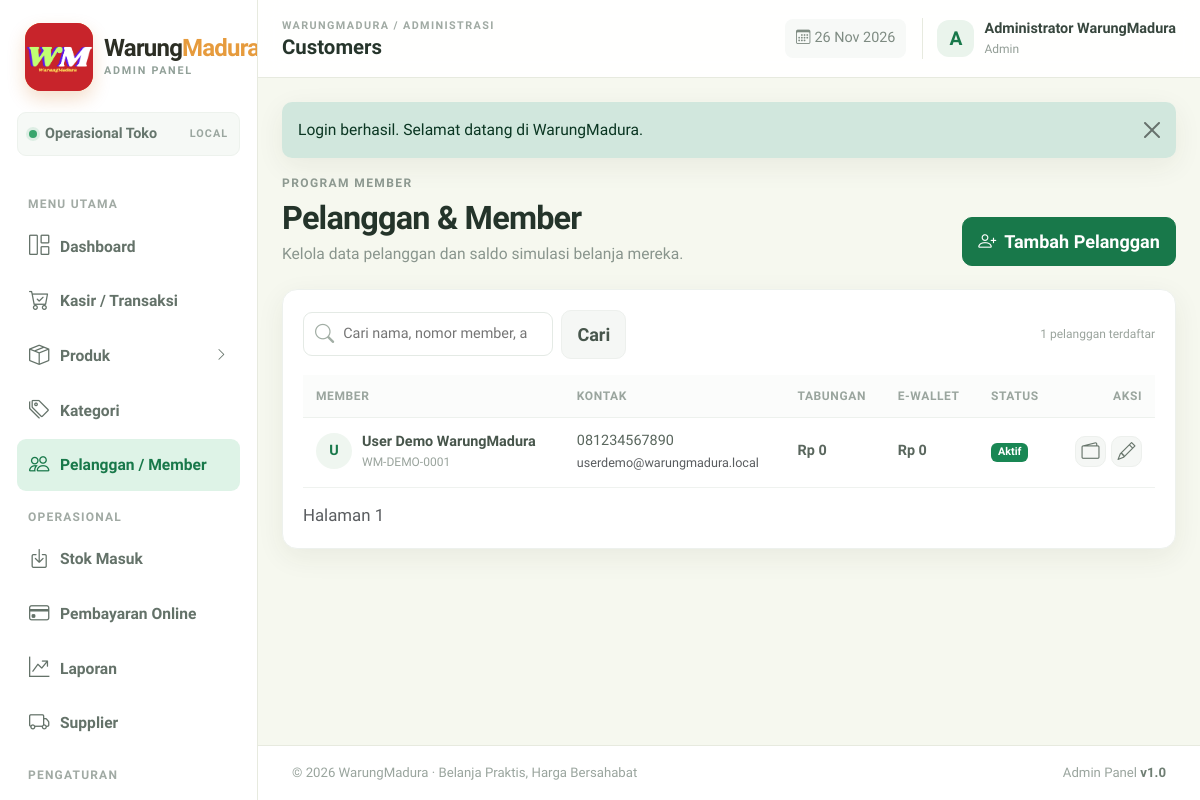
Before: /index.php?page=customers (signed in) with the older database file.
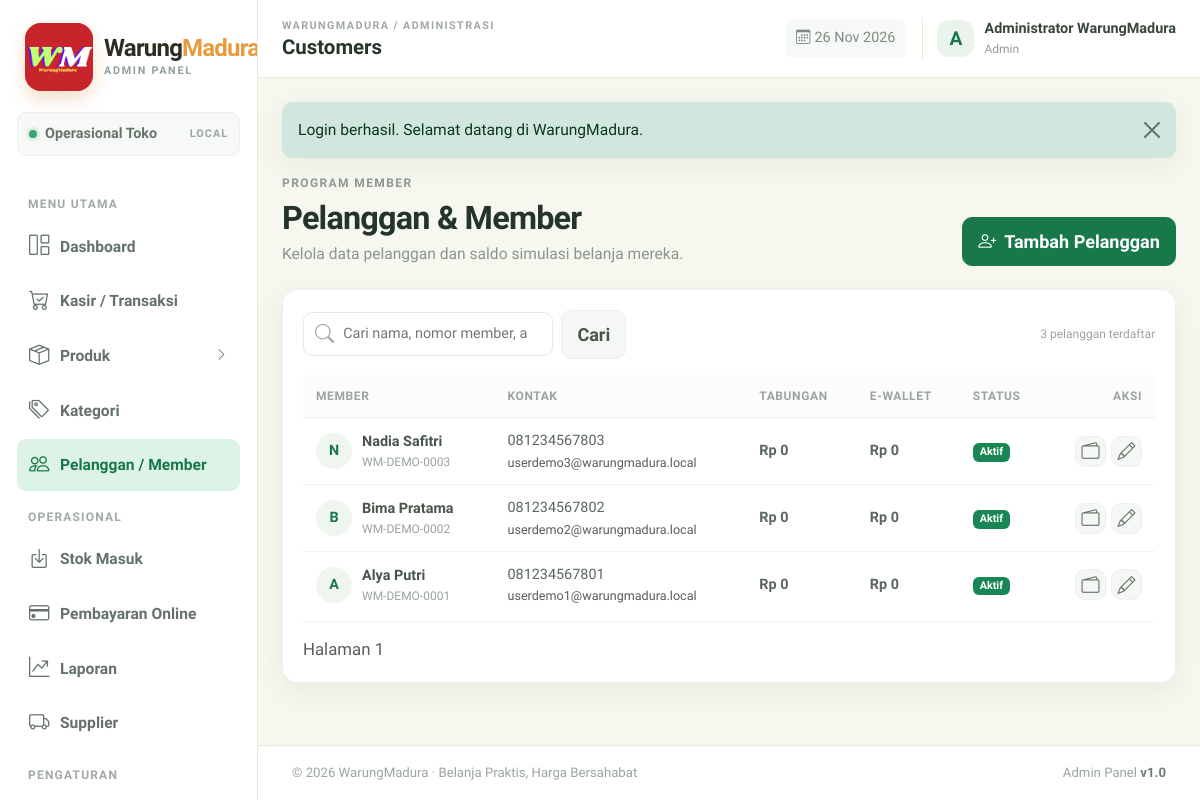
After: the same page with the newer database file.
### tables this page shows
CREATE TABLE IF NOT EXISTS tbl_pelanggan (
  id_pelanggan INT UNSIGNED AUTO_INCREMENT PRIMARY KEY,
  id_pengguna INT UNSIGNED NULL UNIQUE,
  no_member VARCHAR(30) NOT NULL UNIQUE,
  rfid_uid VARCHAR(80) NULL UNIQUE,
  nama_pelanggan VARCHAR(120) NOT NULL,
  no_hp VARCHAR(25) NULL,
  email VARCHAR(120) NULL,
  alamat TEXT NULL,
  kota VARCHAR(80) NULL,
  status_member ENUM('aktif','nonaktif') NOT NULL DEFAULT 'aktif',
  created_at DATETIME NOT NULL DEFAULT CURRENT_TIMESTAMP,
  CONSTRAINT fk_pelanggan_pengguna FOREIGN KEY (id_pengguna)
    REFERENCES tbl_pengguna(id_pengguna) ON UPDATE CASCADE ON DELETE SET NULL,
  INDEX idx_pelanggan_nama (nama_pelanggan),
  INDEX idx_pelanggan_hp (no_hp)
);

### app/Auth.php (called while the page is built, shortened)
<?php
final class Auth
{
    public static function user(): ?array
    {
        return $_SESSION['user'] ?? null;
    }
    public static function isAdmin(): bool
    {
        return (self::user()['role'] ?? '') === 'admin';
    }
}

### pages/customers.php (the view, shortened to what the changed rows need)
<?php
$q=trim((string)($_GET['q']??''));$pageNo=max(1,(int)($_GET['p']??1));$perPage=10;$where=$q!==''?'WHERE (p.nama_pelanggan LIKE ? OR p.no_member LIKE ? OR p.no_hp LIKE ? OR p.rfid_uid LIKE ?)':'';$args=$q!==''?["%$q%","%$q%","%$q%","%$q%"]:[];
$count=$db->prepare("SELECT COUNT(*) FROM tbl_pelanggan p {$where}");$count->execute($args);$total=(int)$count->fetchColumn();$offset=($pageNo-1)*$perPage;
$stmt=$db->prepare("SELECT p.*,COALESCE((SELECT saldo FROM tbl_saldo_pelanggan s WHERE s.id_pelanggan=p.id_pelanggan AND s.jenis_saldo='tabungan'),0) tabungan,COALESCE((SELECT saldo FROM tbl_saldo_pelanggan s WHERE s.id_pelanggan=p.id_pelanggan AND s.jenis_saldo='ewallet'),0) ewallet FROM tbl_pelanggan p {$where} ORDER BY p.id_pelanggan DESC LIMIT {$perPage} OFFSET {$offset}");$stmt->execute($args);$rows=$stmt->fetchAll();
?>
<div class="page-heading"><div><span class="section-kicker">PROGRAM MEMBER</span><h1>Pelanggan & Member</h1><p>Kelola data pelanggan dan saldo simulasi belanja mereka.</p></div><button class="btn btn-primary" data-bs-toggle="modal" data-bs-target="#customerModal"><i class="bi bi-person-plus me-2"></i>Tambah Pelanggan</button></div>
<div class="panel-card"><div class="filter-toolbar"><form method="get" class="filter-form"><input type="hidden" name="page" value="customers"><div class="search-box"><i class="bi bi-search"></i><input type="search" name="q" value="<?=e($q)?>" placeholder="Cari nama, nomor member, atau HP..."></div><button class="btn btn-dark-soft">Cari</button></form><span class="result-count"><?=$total?> pelanggan terdaftar</span></div><div class="table-responsive"><table class="table app-table align-middle"><thead><tr><th>Member</th><th>Kontak</th><th>Tabungan</th><th>E-Wallet</th><th>Status</th><th class="text-end">Aksi</th></tr></thead><tbody><?php if(!$rows):?><tr><td colspan="6" class="empty-state">Belum ada pelanggan ditemukan.</td></tr><?php endif;?><?php foreach($rows as $r):?><tr><td><div class="member-cell"><div class="member-avatar"><?=e(strtoupper(substr($r['nama_pelanggan'],0,1)))?></div><div><b><?=e($r['nama_pelanggan'])?></b><small><?=e($r['no_member'])?></small></div></div></td><td><?=e($r['no_hp']?:'-')?><small class="d-block text-muted"><?=e($r['email']?:'')?></small></td><td class="fw-semibold"><?=money($r['tabungan'])?></td><td class="fw-semibold"><?=money($r['ewallet'])?></td><td><?=status_badge($r['status_member'])?></td><td class="text-end"><div class="table-actions"><?php if(Auth::isAdmin()):?><button class="btn btn-sm btn-light" title="Top-up saldo simulasi" data-bs-toggle="modal" data-bs-target="#topup<?=$r['id_pelanggan']?>"><i class="bi bi-wallet2"></i></button><button class="btn btn-sm btn-light" data-bs-toggle="modal" data-bs-target="#editCustomer<?=$r['id_pelanggan']?>"><i class="bi bi-pencil"></i></button><?php endif;?></div></td></tr><?php endforeach;?></tbody></table></div><div class="panel-footer"><span class="text-muted small">Halaman <?=$pageNo?></span><?php pagination($total,$pageNo,$perPage,'customers',['q'=>$q]);?></div></div>

### partials/header.php (shortened to what the changed rows need)
<?php
$current = $page;
$menus = [
    ['title'=>'MENU UTAMA','items'=>[
        ['dashboard','Dashboard','bi-grid-1x2'],
        ['transactions','Kasir / Transaksi','bi-cart-check'],
        ['products','Produk','bi-box-seam'],
        ['categories','Kategori','bi-tags'],
        ['customers','Pelanggan / Member','bi-people'],
    ]],
    ['title'=>'OPERASIONAL','items'=>[
        ['stock','Stok Masuk','bi-box-arrow-in-down'],
        ['payments','Pembayaran Online','bi-credit-card'],
        ['reports','Laporan','bi-graph-up-arrow'],
        ['suppliers','Supplier','bi-truck'],
    ]],
    ['title'=>'PENGATURAN','items'=>[
        ['users','Pengguna & Hak Akses','bi-person-gear'],
    ]],
];
?>
<!doctype html>
<html lang="id">
<head>
    <link href="https://cdn.jsdelivr.net/npm/bootstrap@5.3.8/dist/css/bootstrap.min.css" rel="stylesheet">
    <link rel="stylesheet" href="https://cdn.jsdelivr.net/npm/bootstrap-icons@1.13.1/font/bootstrap-icons.min.css">
    <link rel="stylesheet" href="<?= e(BASE_URL) ?>/assets/css/app.css?v=13">
</head>
<body>
<div class="app-shell">
    <aside class="sidebar" id="sidebar">
        <a class="brand-lockup" href="<?= e(url('dashboard')) ?>">
            <span class="brand-mark"><img src="<?= e(BASE_URL) ?>/assets/images/copy.png" alt="Logo WarungMadura"></span>
            <span><strong>Warung<span>Madura</span></strong><small>ADMIN PANEL</small></span>
        </a>
        <div class="sidebar-store"><span class="store-dot"></span><span>Operasional Toko</span><span class="ms-auto small">LOCAL</span></div>
        <?php foreach ($menus as $group): ?>
            <div class="nav-section-label"><?= e($group['title']) ?></div>
            <nav class="nav flex-column side-nav">
                <?php foreach ($group['items'] as [$key,$label,$icon]): ?>
                    <a class="nav-link <?= $current === $key ? 'active' : '' ?>" href="<?= e(url($key)) ?>">
                        <i class="bi <?= e($icon) ?>"></i><span><?= e($label) ?></span>
                        <?php if ($key === 'products'): ?><i class="bi bi-chevron-right ms-auto nav-chevron"></i><?php endif; ?>
                    </a>
                <?php endforeach; ?>
            </nav>
        <?php endforeach; ?>
    </aside>
    <main class="main-area">
        <div class="page-content">

### app/helpers.php (shortened to what the changed rows need)
<?php
function e(mixed $value): string
{
    return htmlspecialchars((string)($value ?? ''), ENT_QUOTES | ENT_SUBSTITUTE, 'UTF-8');
}
function url(string $page = 'dashboard', array $params = []): string
{
    $query = array_merge(['page' => $page], $params);
    return BASE_URL . '/index.php?' . http_build_query($query);
}
function money(mixed $amount): string
{
    return 'Rp ' . number_format((float)$amount, 0, ',', '.');
}
function status_badge(string $status): string
{
    $map = [
        'aktif' => 'success', 'lunas' => 'success', 'selesai' => 'success',
        'diterima' => 'success', 'berhasil' => 'success',
        'menunggu' => 'warning', 'belum_bayar' => 'warning', 'draft' => 'secondary',
        'diproses' => 'info', 'siap_diambil' => 'primary',
        'nonaktif' => 'secondary', 'dibatalkan' => 'danger', 'gagal' => 'danger',
        'dikembalikan' => 'dark', 'nonaktif' => 'secondary'
    ];
    $label = ucwords(str_replace('_', ' ', $status));
    return '<span class="badge text-bg-' . ($map[$status] ?? 'secondary') . '">' . e($label) . '</span>';
}

Changed rows visible on the page:
added tbl_pelanggan: nama_pelanggan "N", nama_pelanggan "Nadia Safitri", no_member "WM-DEMO-0003", no_hp "081234567803", email "userdemo3@warungmadura.local", tabungan "Rp 0", ewallet "Rp 0", status_member "Aktif"
added tbl_pelanggan: nama_pelanggan "B", nama_pelanggan "Bima Pratama", no_member "WM-DEMO-0002", no_hp "081234567802", email "userdemo2@warungmadura.local", tabungan "Rp 0", ewallet "Rp 0", status_member "Aktif"
changed tbl_pelanggan "WM-DEMO-0001": nama_pelanggan "U" → "A"; nama_pelanggan "User Demo WarungMadura" → "Alya Putri"; no_hp "081234567890" → "081234567801"; email "userdemo@warungmadura.local" → "userdemo1@warungmadura.local"
Other visible differences:
$total: "1" → "3"
